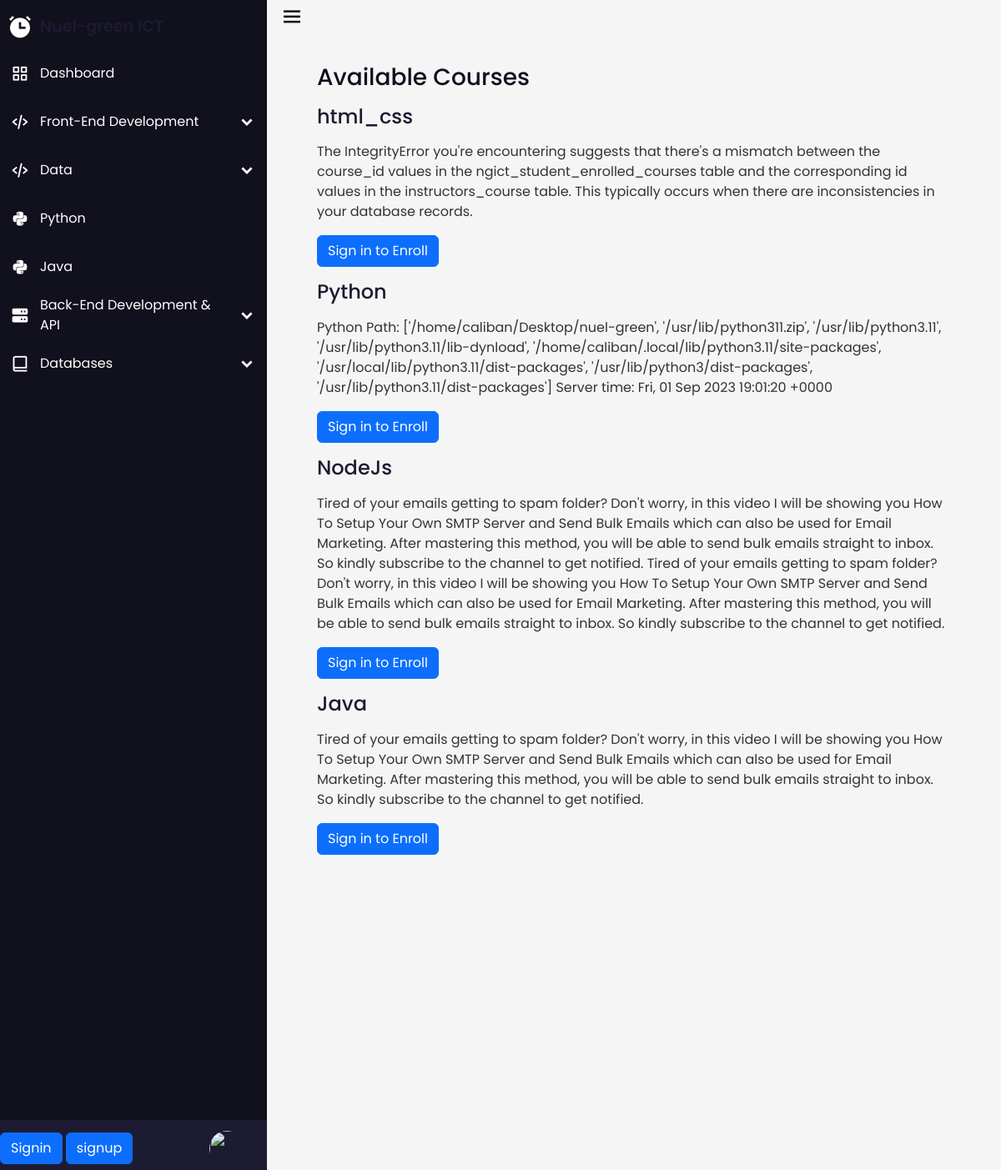
Page /course_list/ on the committed database.
### instructors/models.py (models this page shows, shortened)
class Course(models.Model):
    course_title = models.CharField(max_length=100)
    video_url = models.URLField(null=True)
    description = models.TextField()
    slug = models.SlugField(unique=True, blank=True)
    duration_in_days = models.IntegerField(default=100)
    instructor = models.ForeignKey(User, on_delete=models.PROTECT)  # Add this line to associate a course with an instructor
    class Meta:
        verbose_name_plural = 'Course'
        ordering = ('-course_title',)

### ngict/views.py (the view)
# urls.py: path('course_list/', CourseListView.as_view(), name='course_list'),
class CourseListView(ListView):
    model = Course
    template_name = 'courses/course_list.html'
    context_object_name = 'courses'

### templates/courses/course_list.html (shortened to what this page needs)
<!DOCTYPE html>
{% extends 'base.html' %}
{% block content %}
  <div class="container">
    <h1>Available Courses</h1>
    <ul>
      {% for course in courses %}
      <div class="course_detail">
        <li><a href="{% url 'academy:course_detail' course.slug %}"><h4>{{ course.course_title }}</h4></a></li>
        <p>{{ course.description }}</p>
        {% if user.is_authenticated %}
          {% if course in user.student.enrolled_courses.all %}
            <a href="{% url 'academy:course_detail' course.slug %}" class="btn btn-primary">Start Taking Course</a>
          {% else %}
            <form method="post" action="{% url 'academy:enroll_course' course.slug %}">
              {% csrf_token %}
              <button type="submit" class="btn btn-success">Enroll in Course</button>
            </form>
          {% endif %}
        {% else %}
          <a href="{% url 'academy:signin' %}" class="btn btn-primary">Sign in to Enroll</a>
        {% endif %}
      </div>
      {% endfor %}
    </ul>
  </div>
{% endblock %}

### templates/base.html (shortened to what this page needs)
{% load static %}
<html lang="en">
<head>
    <link rel="stylesheet" href="style.css">
    <link href='https://unpkg.com/boxicons@2.1.4/css/boxicons.min.css' rel='stylesheet'>
    <link href="https://cdn.jsdelivr.net/npm/bootstrap@5.3.1/dist/css/bootstrap.min.css" rel="stylesheet"
>
    <link rel="stylesheet" href="https://cdnjs.cloudflare.com/ajax/libs/highlight.js/11.8.0/styles/github-dark.min.css">
    <link rel="stylesheet" href="{% static 'css/style.css' %}">
    <link rel="stylesheet" href="https://cdn.jsdelivr.net/npm/monaco-editor@0.4.0/min/vs/editor/editor.main.css">
</head>
<body>
    <div class="sidebar ">
        <div class="logo-details">
            <i class='bx bxs-alarm'></i>
            <span class="logo-name"><a href="{% url 'academy:home' %}">Nuel-green ICT</a></span>
        </div>
        <ul class="nav-links">
            <li>
                <a href="#">
                    <a href="{% url 'academy:user_dashboard' %}"><i class='bx bx-grid-alt'></i>
                        <span class="link-name">Dashboard</span></a>
                </a>
            </li>
            <li>
                <div class="icon-link">
                    <a href="#">
                        <i class='bx bx-code-alt'></i>
                        <span class="link-name">Front-End Development</span>
                    </a>
                    <i class='bx bxs-chevron-down arrow'></i>
                </div>
            </li>
            <li>
                <div class="icon-link">
                    <a href="#">
                        <i class='bx bx-code-alt'></i>
                        <span class="link-name">Data</span>
                    </a>
                    <i class='bx bxs-chevron-down arrow'></i>
                </div>
            </li>
            <li>
                <a href="#">
                    <i class='bx bxl-python'></i>
                    <span class="link-name">Python</span>
                </a>
            </li>
            <li>
                <a href="#">
                    <i class='bx bxl-python'></i>
                    <span class="link-name">Java</span>
                </a>
            </li>
            <li>
                <div class="icon-link">
                    <a href="#">
                        <i class='bx bxs-server'></i>
                        <span class="link-name">Back-End Development & API</span>
                    </a>
                    <i class='bx bxs-chevron-down arrow'></i>
                </div>
            </li>
            <li>
                <div class="icon-link">
                    <a href="#">
                        <i class='bx bx-book-alt'></i>
                        <span class="link-name">Databases</span>
                    </a>
                    <i class='bx bxs-chevron-down arrow'></i>
                </div>
            </li>
        </ul>
        <li>
            <div class="profile-details">
                <div class="user-buttons">
                    {% if user.is_authenticated %}
                        <a class="btn btn-primary" href="{% url 'academy:signout' %}"><i class='bx bx-log-out-circle'></i></a>
                    {% else %}
                        <a class="btn btn-primary" href="{% url 'academy:signin' %}">Signin</a>
                        <a class="btn btn-primary" href="{% url 'academy:signup' %}">signup</a>
                    {% endif %}
                </div>
                <div class="profile-content">
                    <a href="{% url 'academy:update_profile' %}"><img src="https://www.clipartmax.com/png/middle/190-1904735_bokbokstars-121-classic-stock-icons-manager-icon-3d.png"
                        alt=""></a>
                </div>
            </div>
        </li>
    </div>
    <section class="home-section">
        <div class="home-content">
            <i class='bx bx-menu'></i>
        </div>
        {% block content %}{% endblock %}
    </section>
</body>
</html>

### static/css/style.css (style rules this page uses)
body { background: #e5e9f0; }
* { box-sizing: border-box; margin: 0; padding: 0; font-family: "Poppins", sans-serif; }
h1, h2, h3, h4, h5, h6 { margin: 1rem 0; }
.sidebar { position: fixed; top: 0; left: 0; background: #11101d; height: 100%; width: 20rem; z-index: 999; transition: all 400ms ease; scrollbar-color: transparent transparent; overflow: scroll; }
.sidebar .logo-details { height: 4rem; width: 100%; display: flex; align-items: center; }
.sidebar .logo-details i { font-size: 2rem; color: #fff; height: 3rem; min-width: 3rem; text-align: center; line-height: 3rem; cursor: pointer; }
.sidebar .logo-details .logo-name { font-size: 1.2rem; color: #fff; font-weight: 600; transition: all 400ms ease; transition-delay: 0.1s; }
.sidebar .nav-links { height: 100%; padding-top: 30px 0 150px 0; overflow: auto; }
.sidebar .nav-links { overflow: visible; }
.sidebar .nav-links li { position: relative; list-style: none; transition: all 400ms ease; }
.sidebar .nav-links li .icon-link { display: flex; align-items: center; justify-content: space-between; }
.sidebar .nav-links li i { font-size: 1.4rem; color: #fff; height: 3rem; min-width: 3rem; text-align: center; line-height: 3rem; transition: all 400ms ease; cursor: pointer; }
.sidebar .nav-links li a { display: flex; align-items: center; text-decoration: none; }
.sidebar .nav-links li a .link-name { font-size: 1rem; color: #fff; font-weight: 400; color: #fff; }
.sidebar .profile-details { position: fixed; bottom: 0; display: flex; align-items: center; justify-content: space-between; background: #1d1b31; width: 20rem; padding: 0.5rem 0.5rem 0 0; transition: all 400ms ease; }
.sidebar .profile-details img { height: 52px; width: 52px; object-fit: cover; border-radius: 2rem; background: #1d1b31; margin: 0 14px 0 12px; padding: 5px; transition: all 400ms ease; }
.home-section { position: relative; height: 100vh; left: 20rem; width: calc(100% - 20rem); transition: all 400ms ease; }
.home-section .home-content { height: 40px; display: flex; align-items: center; }
.home-section .home-content .bx-menu, .home-section .home-content .text { color: #11101d; font-size: 30px; }
.home-section .home-content .bx-menu { margin: 0 15px; cursor: pointer; }

### templates/courses/course_list.html (style rules this page uses)
body { font-family: Arial, sans-serif; background-color: #f5f5f5; color: #333; margin: 0; padding: 0; }
.container { max-width: 800px; margin: 0 auto; padding: 20px; }
h1 { color: #11101d; font-size: 28px; margin-bottom: 10px; }
ul { list-style-type: none; padding-left: 0; }
li { margin-bottom: 10px; }
a { color: #1d1b31; text-decoration: none; }

### rows in the picture
Course: course_title "html_css", description "The IntegrityError you're encountering suggests that there's a mismatch between the course_id values in the ngict_student_enrolled_courses table and the corresponding id values in the instructors_course table. This typically occurs when there are inconsistencies in your database records."
Course: course_title "Python", description "Python Path: ['/home/caliban/Desktop/nuel-green', '/usr/lib/python311.zip', '/usr/lib/python3.11', '/usr/lib/python3.11/lib-dynload', '/home/caliban/.local/lib/python3.11/site-packages', '/usr/local/lib/python3.11/dist-packages', '/usr/lib/python3/dist-packages', '/usr/lib/python3.11/dist-packages'] Server time: Fri, 01 Sep 2023 19:01:20 +0000"
Course: course_title "NodeJs", description "Tired of your emails getting to spam folder? Don't worry, in this video I will be showing you How To Setup Your Own SMTP Server and Send Bulk Emails which can also be used for Email Marketing. After mastering this method, you will be able to send bulk emails straight to inbox. So kindly subscribe to the channel to get notified. Tired of your emails getting to spam folder? Don't worry, in this video I will be showing you How To Setup Your Own SMTP Server and Send Bulk Emails which can also be used for Email Marketing. After mastering this method, you will be able to send bulk emails straight to inbox. So kindly subscribe to the channel to get notified."
Course: course_title "Java", description "Tired of your emails getting to spam folder? Don't worry, in this video I will be showing you How To Setup Your Own SMTP Server and Send Bulk Emails which can also be used for Email Marketing. After mastering this method, you will be able to send bulk emails straight to inbox. So kindly subscribe to the channel to get notified."
